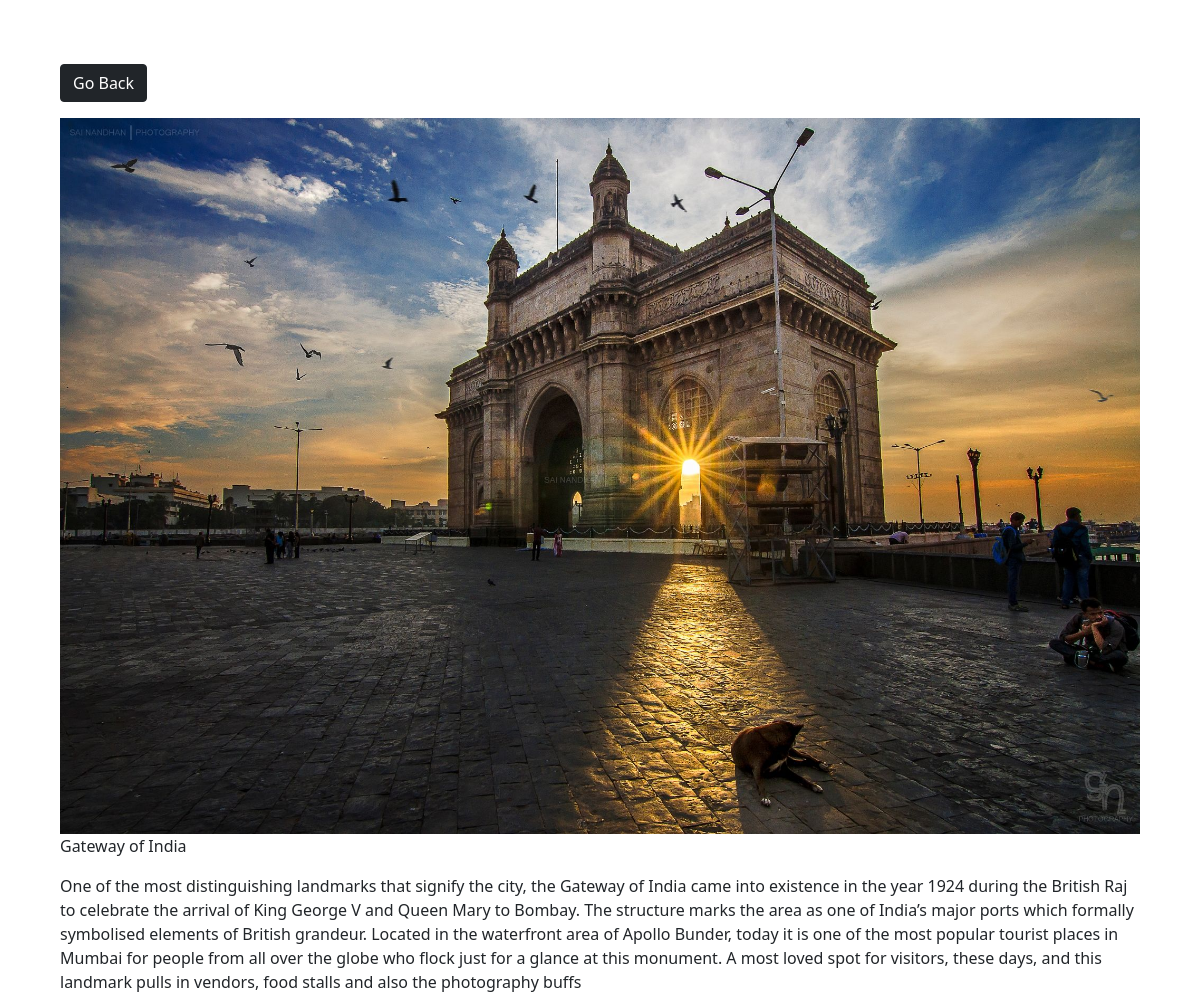
Screenshot of /photo/9/ with the database file from the repository.
### photos/models.py (models this page shows, shortened)
class Photo(models.Model):
    category = models.ForeignKey(
        Category, on_delete=models.SET_NULL, null=True, blank=True)
    image = models.ImageField(null=False, blank=False)
    description = models.TextField()
    desc2 = models.TextField()

### photos/views.py (the view)
# urls.py: path('photo/<str:pk>/', views.viewPhoto, name='photo'),
def viewPhoto(request, pk):
    photo = Photo.objects.get(id=pk)
    return render(request, 'photos/photo.html', {'photo': photo})

### photos/templates/photos/photo.html (shortened to what this page needs)
<!DOCTYPE html>
<html>
<head>
 <link href="https://cdn.jsdelivr.net/npm/bootstrap@5.0.0-beta1/dist/css/bootstrap.min.css" rel="stylesheet"
>
</head>
<body class="m-5">
 <div class="container">
  <div class="row justify-content-center">
   <div class="col">
    <a href="{% url 'gallery' %}" class="btn btn-dark my-3">Go Back</a>
    <div style="height: 90vh;">
     <img style="max-width: 100%; max-height: 100%;" src="{{photo.image.url}}">
     <p>{{photo.description}}</p>
    <p>{{photo.desc2}}</p>
    </div>
   </div>
  </div>
 </div>
</body>
</html>

### rows the page displays
Photo: image (picture), description "Gateway of India", desc2 "One of the most distinguishing landmarks that signify the city, the Gateway of India came into existence in the year 1924 during the British Raj to celebrate the arrival of King George V and Queen Mary to Bombay. The structure marks the area as one of India’s major ports which formally symbolised elements of British grandeur. Located in the waterfront area of Apollo Bunder, today it is one of the most popular tourist places in Mumbai for people from all over the globe who flock just for a glance at this monument. A most loved spot for visitors, these days, and this landmark pulls in vendors, food stalls and also the photography buffs"
